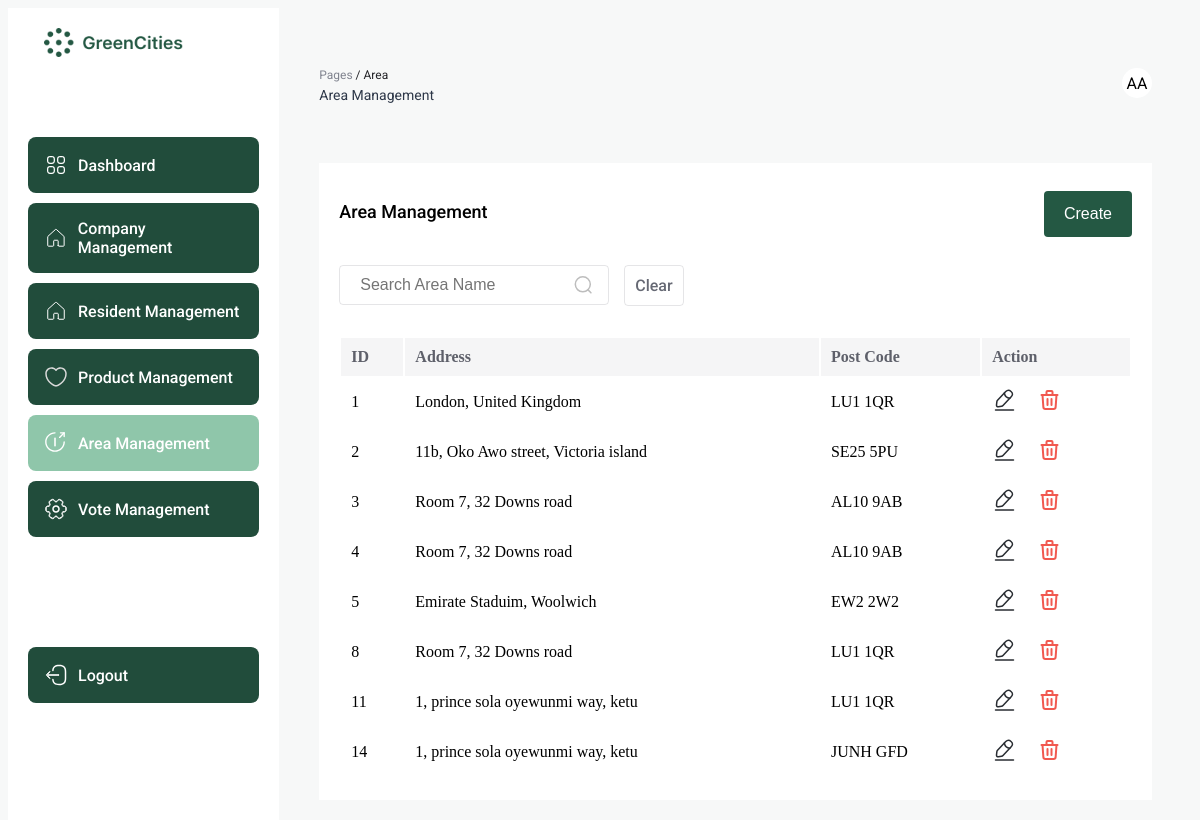
/area/index.php (signed in), run on an earlier commit of the app's database.
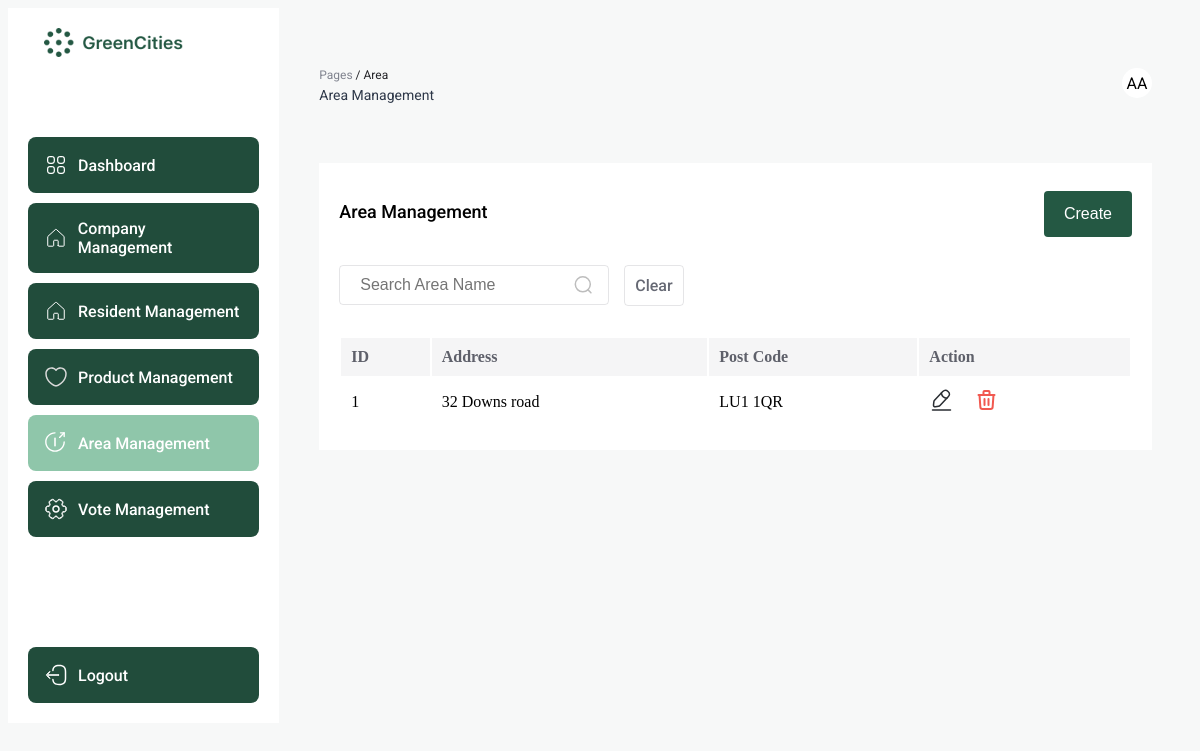
And on a later commit of the database.
### tables this page shows
CREATE TABLE `area` (
  `id` int(11) NOT NULL,
  `address` text NOT NULL,
  `postcode` varchar(10) NOT NULL,
  `user_id` int(11) NOT NULL
);

### area/index.php (the view, shortened to what this page needs)
<?php
$servername = "localhost";
$username = "root";
$password = "";
$dbname = "Green Alliance";
$conn = new mysqli($servername, $username, $password, $dbname);
$areaListData = [];
$searchName = $_POST['searchName'];
if (isset($searchName) && strlen($searchName) > 0 && isset($_POST['search'])) {
    $areaListQuery = "SELECT * FROM area WHERE address LIKE '%$searchName%'";
    $areaListResult = $conn->query($areaListQuery);
} else  if (isset($_GET['delete'])) {
    $id = $_GET['delete'];
    mysqli_query($conn, "DELETE FROM area WHERE id='$id'");
    header("Location: index.php");
    exit;
}  else {
    $areaListQuery = "SELECT * FROM `area`";
    $areaListResult = $conn->query($areaListQuery);
}
if ($areaListResult->num_rows > 0) {
    while ($row = $areaListResult->fetch_assoc()) {
        $areaAddress = $row['address'];
        $areaPostCode = $row['postcode'];
        $areaId = $row['id'];
        $myMap = [
            "id" => $areaId,
            "postcode" => $areaPostCode,
            "address" => $areaAddress,
        ];
        $areaListData[] = $myMap;
    }
} else {
}
$templateData = array(
    "result" => $areaListData,
);
?>
<!DOCTYPE html>
<html lang="en">
<head>
</head>
<body>
    <div class="dashboard-container">
        <div class="sidebar">
            <img src="../images/banner.png" alt="logo" style="width: 200px; margin: 0 auto 70px; display: block;" />
            <?php if (isset($_SESSION['role']) && ($_SESSION['role'] === 'admin')) {
                ?>
                <a href="../dashboard.php">
                    <div class="sidebar-item">
                        <p>Dashboard</p>
                    </div>
                </a>
                <?php
            }
            ?>
            <?php
            if (isset($_SESSION['role']) && ($_SESSION['role'] === 'admin')) {
                ?>
                <a href="../company/">
                    <div class="sidebar-item">
                        <p>Company Management</p>
                    </div>
                </a>
                <?php
            }
            ?>
            <?php
            if (isset($_SESSION['role']) && ($_SESSION['role'] === 'admin')) {
                ?>
                <a href="../resident/">
                    <div class="sidebar-item">
                        <p>Resident Management</p>
                    </div>
                </a>
                <?php
            }
            ?>
            <?php
            if ($_SESSION['role'] === 'admin' || $_SESSION['role'] === 'council') {
                ?>
                <a href="../product/">
                    <div class="sidebar-item">
                        <p>Product Management</p>
                    </div>
                </a>
                <?php
            }
            ?>
            <?php
            if ($_SESSION['role'] === 'admin' || $_SESSION['role'] === 'council') {
                ?>
                <a href="../area/">
                    <div class="sidebar-item active-sidebar">
                        <p>Area Management</p>
                    </div>
                </a>
                <?php
            }
            ?>
            <?php
            if (isset($_SESSION['role']) && ($_SESSION['role'] === 'admin')) {
                ?>
                <a href="../vote/">
                    <div class="sidebar-item">
                        <p>Vote Management</p>
                    </div>
                </a>
                <?php
            }
            ?>
            <a href="../logout.php">
                <div class="sidebar-item" style="margin: 100px 0 0;">
                    <p>Logout</p>
                </div>
            </a>
        </div>
        <div style="width: 100%;">
            <div style="margin: 60px 40px">
                <div style="display: flex; justify-content: space-between;">
                    <div>
                        <p style="color: #81848F; font-size: 12px; margin: 0 0 5px;">Pages <span
                                style="color: #242428;">/ Area</span></p>
                        <p style="color: #2D3748; font-size: 14px; margin: 0;">Area Management</p>
                    </div>
                    <div
                        style="border-radius: 50%; width: 30px; height: 30px; background: white; display: flex; align-items: center; justify-content: center;">
                        <p class="font-size: 20px; font-weight: 600;">
                            <?php echo strtoupper($_SESSION['name'][0]) . "" . strtoupper($_SESSION['last_name'][0]); ?>
                        </p>
                    </div>
                </div>
            </div>
            <div style="background: white; margin: 20px 40px; padding: 20px;">
                <a href="./create.php">
                    <div style="display: flex; justify-content: space-between;">
                        <p style="font-size: 18px; font-weight: 500; color: black;">Area Management</p>
                        <button class="submit-btn">Create</button>
                    </div>
                </a>
                <div style="display:flex; gap: 15px; margin: 20px 0 30px;">
                    <div class="search-container">
                        <form id="searchAreaName" method="post" action="">
                            <input placeholder="Search Area Name" class="search" , name="searchName" />
                            <button type="submit" , name="search" , value="search">
                            </button>
                        </form>
                    </div>
                    <a href="../area/">
                        <div class="filter">
                            <p>Clear</p>
                        </div>
                    </a>
                </div>
                <table class="table" style="width: 100%;">
                    <thead>
                        <tr style="background: #F5F5F6;">
                            <th scope="col" style="text-align: left">ID</th>
                            <th scope="col" style="text-align: left">Address</th>
                            <th scope="col" style="text-align: left">Post Code</th>
                            <th scope="col" style="text-align: left">Action</th>
                        </tr>
                    </thead>
                    <tbody>
                        <?php foreach ($templateData['result'] as $option): ?>
                            <tr>
                                <td><?php echo $option["id"]; ?></td>
                                <td><?php echo $option["address"]; ?></td>
                                <td><?php echo $option["postcode"]; ?></td>
                                <td>
                                    <div style="display: flex; gap: 20px;">
                                        <a href="update.php?update=<?php echo $option['id'] ?>">
                                        </a>
                                        <a href="index.php?delete=<?php echo $option['id']; ?>">
                                        </a>
                                    </div>
                                </td>
                            </tr>
                        <?php endforeach; ?>
                    </tbody>
                </table>
            </div>
        </div>
    </div>
</body>
</html>

### area/index.php (style rules this page uses)
p, span, a, label { font-family: "Roboto", sans-serif; }
body { background-color: #F7F8F8; height: 100vh; flex-direction: column; }
.sidebar { width: 300px; padding: 20px; flex-direction: column; display: flex; gap: 10px; background: white; }
.sidebar-item { display: flex; padding: 16px; border-radius: 8px; align-items: center; gap: 10px; background: #214C3B; text-decoration: none; }
.sidebar-item p { color: white; font-size: 16px; font-weight: 500; margin: 0; text-decoration: none; }
.active-sidebar { background: #8FC6AA; }
.dashboard-container { display: flex; }
.submit-btn { background-color: #245843; color: white; padding: 14px 20px; margin: 8px 0; border: none; border-radius: 4px; cursor: pointer; font-size: 16px; }
thead, tbody { width: 100%; border-radius: 6px; }
thead th { padding: 10px; color: #5E606A; }
thead tr { border-bottom: 1px solid #F5F5F6; }
tbody td { padding: 10px; }
.search { width: 270px; padding: 10px 20px; display: inline-block; border: 1px solid #5E606A29; border-radius: 4px; box-sizing: border-box; background: transparent; outline: none; font-size: 16px; }
.filter { display: flex; gap: 10px; align-content: center; padding: 10px; border: 1px solid #5E606A29; border-radius: 4px; }
.filter p { color: #666974; font-size: 16px; font-weight: 500; margin: 0; }
a { text-decoration: none; }
.search-container { position: relative; display: inline-block; }
.search-container button { position: absolute; top: 50%; right: 10px; transform: translateY(-50%); background-color: transparent; border: none; cursor: pointer; }

What changed in the data, as far as the page shows it:
removed area: id "2", address "11b, Oko Awo street, Victoria island", postcode "SE25 5PU"
removed area: id "3", address "Room 7, 32 Downs road", postcode "AL10 9AB"
removed area: id "4", address "Room 7, 32 Downs road", postcode "AL10 9AB"
removed area: id "5", address "Emirate Staduim, Woolwich", postcode "EW2 2W2"
removed area: id "8", address "Room 7, 32 Downs road", postcode "LU1 1QR"
removed area: id "11", address "1, prince sola oyewunmi way, ketu", postcode "LU1 1QR"
removed area: id "14", address "1, prince sola oyewunmi way, ketu", postcode "JUNH GFD"
changed area "LU1 1QR": address "London, United Kingdom" → "32 Downs road"
